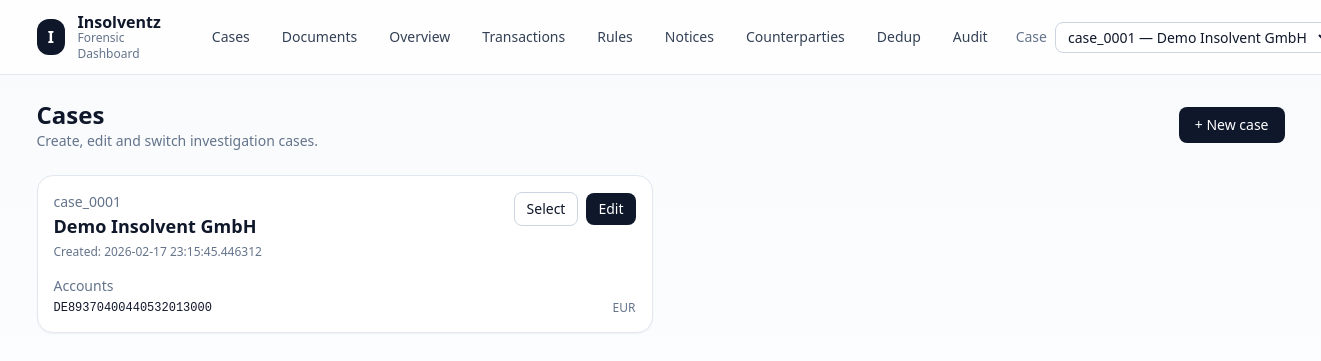
The app's page /cases with its own data.
### app/db/models.py (models this page shows)
class Case(Base):
    __tablename__ = "cases"
    case_id: Mapped[str] = mapped_column(String, primary_key=True)
    company_name: Mapped[str] = mapped_column(String, nullable=False)
    court: Mapped[Optional[str]] = mapped_column(String, nullable=True)
    insolvenzantrag_date: Mapped[Optional[date]] = mapped_column(Date, nullable=True)
    eroeffnung_date: Mapped[Optional[date]] = mapped_column(Date, nullable=True)
    cutoff_date: Mapped[Optional[date]] = mapped_column(Date, nullable=True)
    metadata_json: Mapped[dict] = mapped_column(JSON, default=dict)
    created_at: Mapped[datetime] = mapped_column(DateTime, default=datetime.utcnow)
    updated_at: Mapped[datetime] = mapped_column(DateTime, default=datetime.utcnow, onupdate=datetime.utcnow)
    accounts: Mapped[list["CompanyAccount"]] = relationship(
        "CompanyAccount", back_populates="case", cascade="all, delete-orphan"
    )
    documents: Mapped[list["Document"]] = relationship(
        "Document", back_populates="case", cascade="all, delete-orphan"
    )
    counterparties: Mapped[list["Counterparty"]] = relationship(
        "Counterparty", back_populates="case", cascade="all, delete-orphan"
    )
    company_details: Mapped[Optional["CompanyDetails"]] = relationship(
        "CompanyDetails", back_populates="case", uselist=False, cascade="all, delete-orphan"
    )

class CompanyAccount(Base):
    __tablename__ = "company_accounts"
    id: Mapped[int] = mapped_column(Integer, primary_key=True, autoincrement=True)
    case_id: Mapped[str] = mapped_column(ForeignKey("cases.case_id"), index=True)
    account_number: Mapped[str] = mapped_column(String, nullable=False)
    currency: Mapped[Optional[str]] = mapped_column(String, nullable=True)
    case: Mapped[Case] = relationship("Case", back_populates="accounts")

### app/ui/router.py (the view)
@ui_router.get("/cases", response_class=HTMLResponse)
def cases_page(request: Request, db=Depends(get_db), case_id: Optional[str] = Cookie(default=None)):
    cases = list_cases(db)
    selected_case_id = _pick_case_id(db, case_id)
    resp = templates.TemplateResponse(
        request,
        "cases.html",
        {"cases": cases, "selected_case_id": selected_case_id},
    )
    if selected_case_id:
        resp.set_cookie("case_id", selected_case_id, max_age=60 * 60 * 24 * 365, samesite="lax")
    return resp

### app/templates/cases.html (shortened to what this page needs)
{% extends "base.html" %}
{% block content %}
<div class="flex items-center justify-between mb-6">
  <div>
    <h1 class="text-2xl font-semibold">Cases</h1>
    <p class="text-slate-500 text-sm">Create, edit and switch investigation cases.</p>
  </div>
  <a href="/cases/new" class="inline-flex items-center rounded-lg bg-slate-900 text-white px-4 py-2 text-sm hover:bg-slate-800">+ New case</a>
</div>
<div class="grid grid-cols-1 lg:grid-cols-2 gap-4">
  {% for c in cases %}
    <div class="rounded-2xl border border-slate-200 bg-white p-4 shadow-sm">
      <div class="flex items-start justify-between gap-3">
        <div>
          <div class="text-sm text-slate-500">{{ c.case_id }}</div>
          <div class="text-lg font-semibold">{{ c.company_name }}</div>
          <div class="text-xs text-slate-500 mt-1">Created: {{ c.created_at }}</div>
        </div>
        <div class="flex items-center gap-2">
          <a href="/ui/set_case/{{ c.case_id }}" class="px-3 py-1.5 rounded-lg border border-slate-300 hover:bg-slate-50 text-sm">Select</a>
          <a href="/cases/{{ c.case_id }}/edit" class="px-3 py-1.5 rounded-lg bg-slate-900 text-white hover:bg-slate-800 text-sm">Edit</a>
        </div>
      </div>
      <div class="mt-4 text-sm">
        <div class="text-slate-500 mb-1">Accounts</div>
        <ul class="space-y-1">
          {% for a in c.accounts %}
            <li class="flex items-center justify-between">
              <span class="font-mono text-xs">{{ a.account_number }}</span>
              <span class="text-xs text-slate-500">{{ a.currency or '' }}</span>
            </li>
          {% else %}
            <li class="text-slate-400">—</li>
          {% endfor %}
        </ul>
      </div>
    </div>
  {% endfor %}
</div>
{% endblock %}

### records on screen
Case: case_id "case_0001", company_name "Demo Insolvent GmbH", created_at "2026-02-17 23:15:45.446312"
CompanyAccount: account_number "DE89370400440532013000", currency "EUR"

### other values on screen
{{ label }} "Cases" "Documents" "Overview" "Transactions" "Rules" "Notices" "Counterparties" "Dedup" "Audit"
form field value "case_0001 — Demo Insolvent GmbH"
